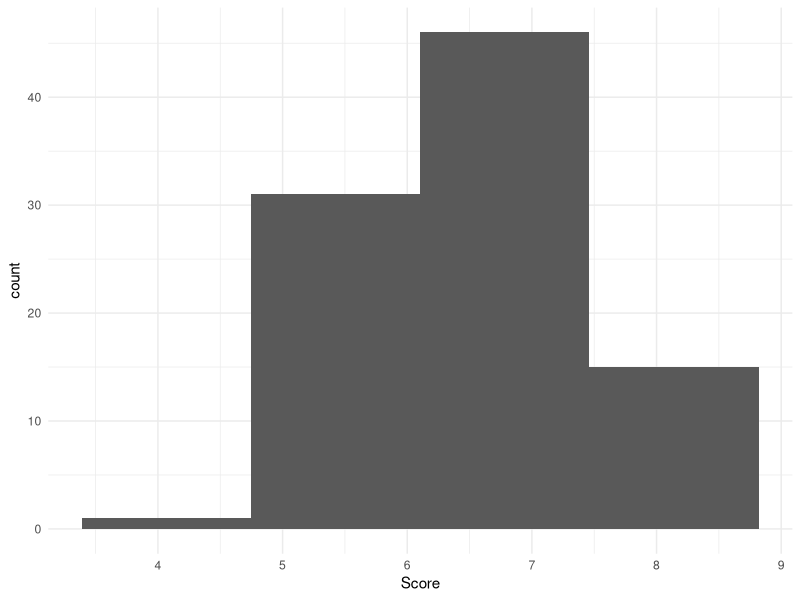
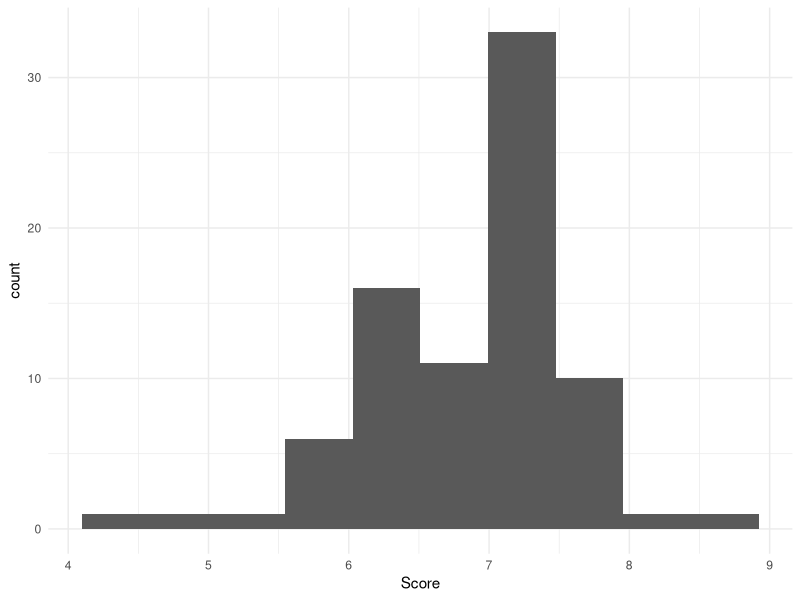
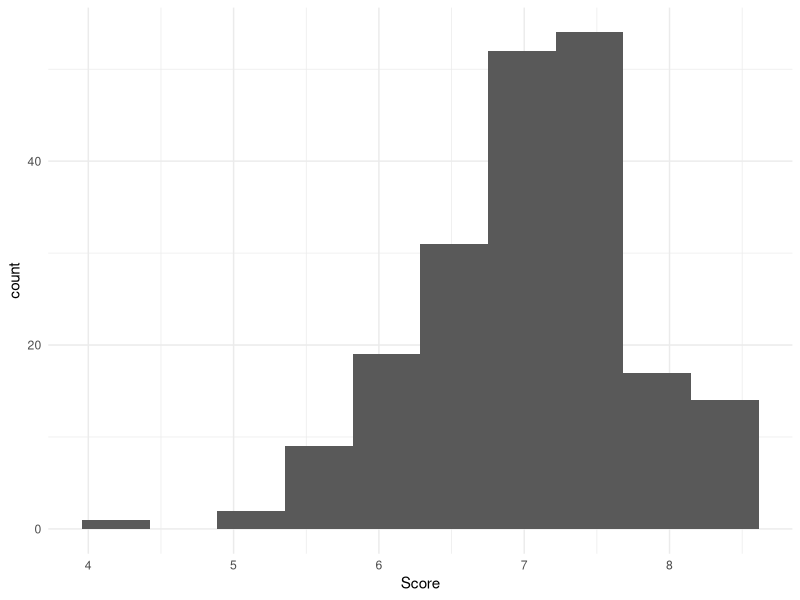
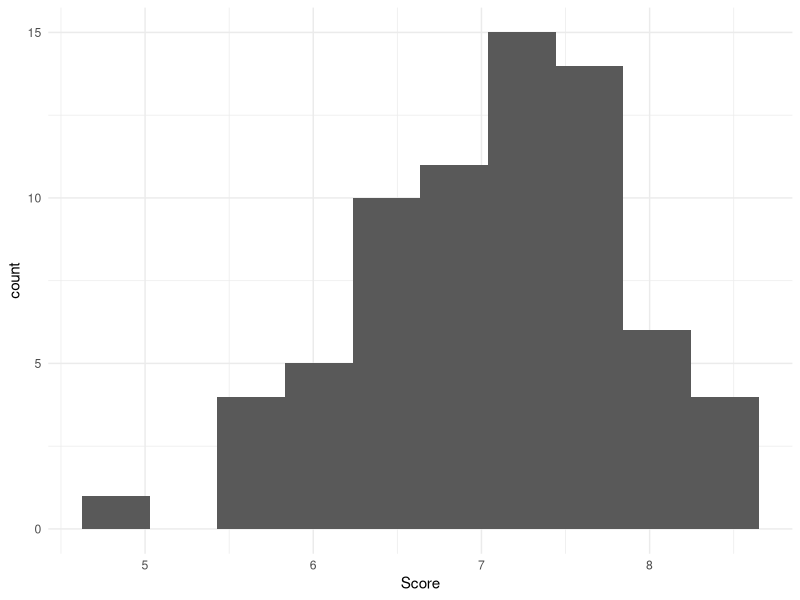
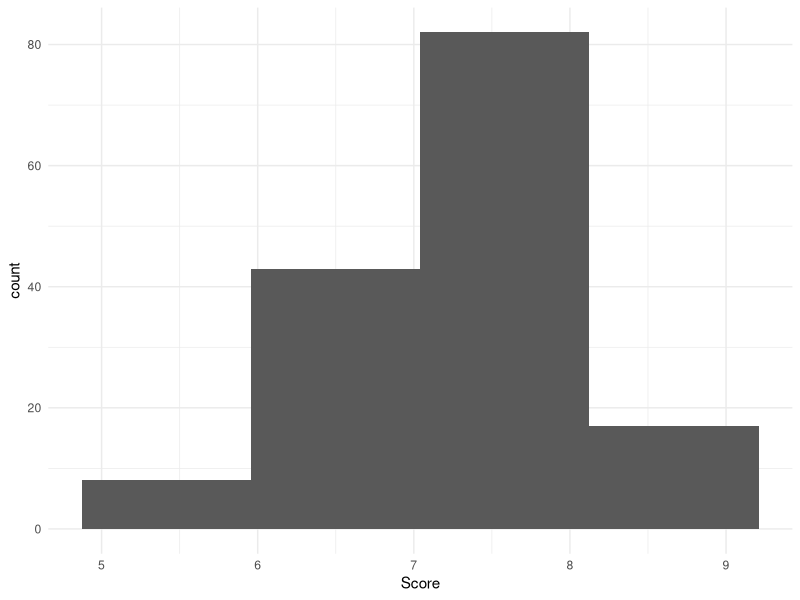
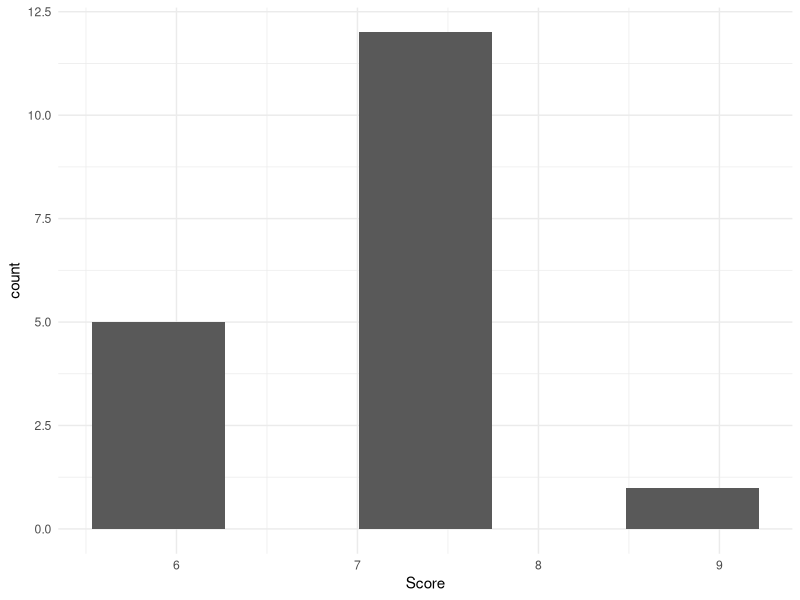
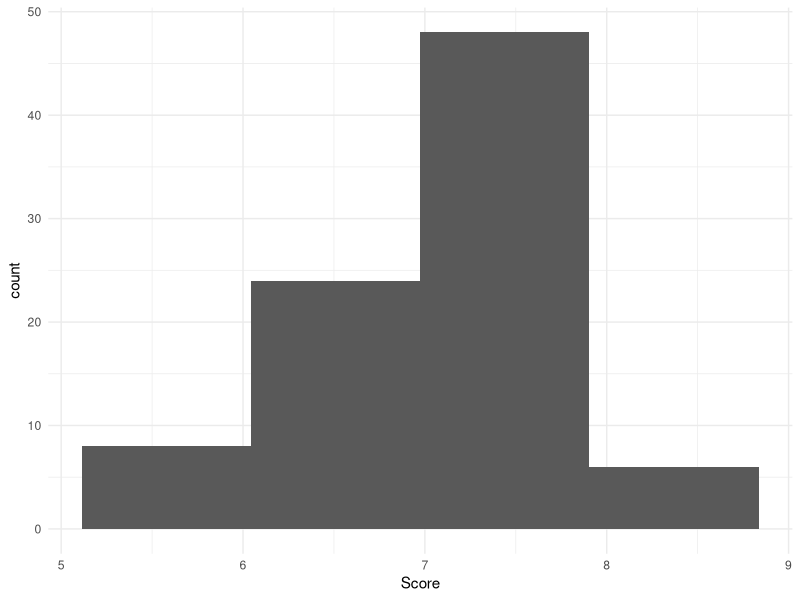
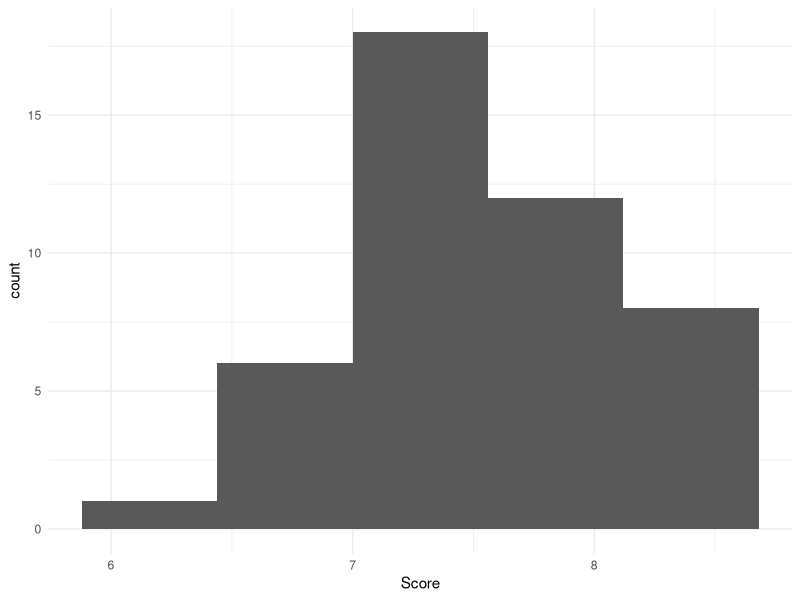

Here is the R script that generated these plots, in order:
## ---- chunk 1
library(tidyverse)
jc <- read.csv("J.C.Staff dataset.csv", stringsAsFactors =FALSE)

knitr::kable(head(jc , 10), format = "latex")

jc$Score <- replace(jc$Score,jc$Score == "Unknown", NA)
jc$Score <- as.numeric(as.character(jc$Score))
## ---- chunk 2
  
 
  jc_action <- jc %>% select("Genres" , "Score") %>%
                  filter(grepl("Action", Genres))
  jc_comedy <- jc %>% select("Genres" , "Score") %>%
                  filter(grepl("Comedy", Genres))
  jc_drama <- jc %>% select("Genres" , "Score") %>%
                  filter(grepl("Drama", Genres))
  jc_fantasy <- jc %>% select("Genres" , "Score") %>%
                  filter(grepl("Fantasy", Genres))
  ##transform column chracter score to numeric score
  
  
  ##plot graph
  
  jc_action %>% ggplot(aes(Score)) + 
                geom_histogram(bins = 4) +
                theme_minimal()
  
## ---- chunk 3

   jc_fantasy %>% ggplot(aes(Score)) + geom_histogram(bins = 10)+
                   theme_minimal()
## ---- chunk 4

   jc_comedy %>% ggplot(aes(Score)) + geom_histogram(bins = 10)+
                  theme_minimal()

## ---- chunk 5

   jc_drama %>% ggplot(aes(Score)) + geom_histogram(bins =10)+
                theme_minimal()

## ---- chunk 6
##create dataframe that contain mean score
Genres <- c("action" , "fantasy" , "comedy" , "drama")
Mean <- c( round( mean(jc_action$Score, na.rm = TRUE), digits = 2 ), 
          round(mean(jc_fantasy$Score, na.rm = TRUE), digits = 2 ),                      round(mean(jc_comedy$Score, na.rm = TRUE), digits = 2 ), 
          round(mean(jc_drama$Score, na.rm = TRUE), digits = 2 ) )

table_generes <- data.frame(Genres, Mean)
knitr::kable(table_generes )

## ---- chunk 7
  jc_TV <- jc %>% filter(grepl("TV", Type))
  
  jc_TV %>% ggplot(aes(Score)) + geom_histogram(bins = 4) + theme_minimal()

## ---- chunk 8
  jc_Movie <- jc %>% filter(grepl("Movie", Type))
  
  jc_Movie %>% ggplot(aes(Score)) + geom_histogram(bins = 5) + theme_minimal()

## ---- chunk 9
  Aired <- c("TV" , "Movie")
  Aired_Mean <- c(round(mean(jc_TV $Score, na.rm = TRUE), digits = 2), 
                  round(mean(jc_Movie$Score, na.rm = TRUE), digits = 2) )

  table_generes <- data.frame(Aired, Mean = Aired_Mean)
  knitr::kable(table_generes )

## ---- chunk 10
  jc_oneseason <- jc %>% filter(Episodes == 12 | Episodes == 13)
  
  
  
  jc_oneseason %>% ggplot(aes(Score)) + geom_histogram(bins = 4) +                                theme_minimal()

## ---- chunk 11
  jc_twoseason <- jc %>% filter(Episodes == 24 | Episodes == 25 | 
                                  Episodes == 26)
  jc_twoseason %>% ggplot(aes(Score)) + geom_histogram(bins = 5) +                                theme_minimal()

## ---- chunk 12
  Season <- c("One season anime" , "two season anime")
  Season_Mean <- c(round(mean(jc_oneseason$Score, na.rm = TRUE), digits = 2), 
                  round(mean(jc_twoseason$Score, na.rm = TRUE), digits = 2) )

  table_generes <- data.frame(Season, Mean = Season_Mean)
  knitr::kable(table_generes )

## ---- chunk 13
  jc_Manga <- jc %>% filter(grepl("Manga", Source))
  
  
  jc_Manga %>% ggplot(aes(Score)) + geom_histogram(bins = 5) + theme_minimal()

## ---- chunk 14
  jc_novel <- jc %>% filter(grepl("Light novel", Source))
  jc_novel %>% ggplot(aes(Score)) + geom_histogram(bins = 5) + theme_minimal()

## ---- chunk 15
  jc_original <- jc %>% filter(grepl("Original", Source))

  jc_original %>% ggplot(aes(Score)) + geom_histogram(bins = 7) + theme_minimal()

## ---- chunk 16
  jc_game <- jc %>% filter(grepl("Game", Source))
  jc_game %>% ggplot(aes(Score)) + geom_histogram(bins = 5) + theme_minimal()

## ---- chunk 17
##create dataframe that contain mean score
Source <- c("Manga" , "Light novel" , "Original" , "Game")
Source_Mean <- c( round( mean(jc_Manga$Score, na.rm = TRUE), digits = 2 ), 
          round(mean(jc_novel$Score, na.rm = TRUE), digits = 2 ),                      round(mean(jc_original$Score, na.rm = TRUE), digits = 2 ), 
          round(mean(jc_game$Score, na.rm = TRUE), digits = 2 ) )

table_generes <- data.frame(Source, Mean = Source_Mean)
knitr::kable(table_generes )

